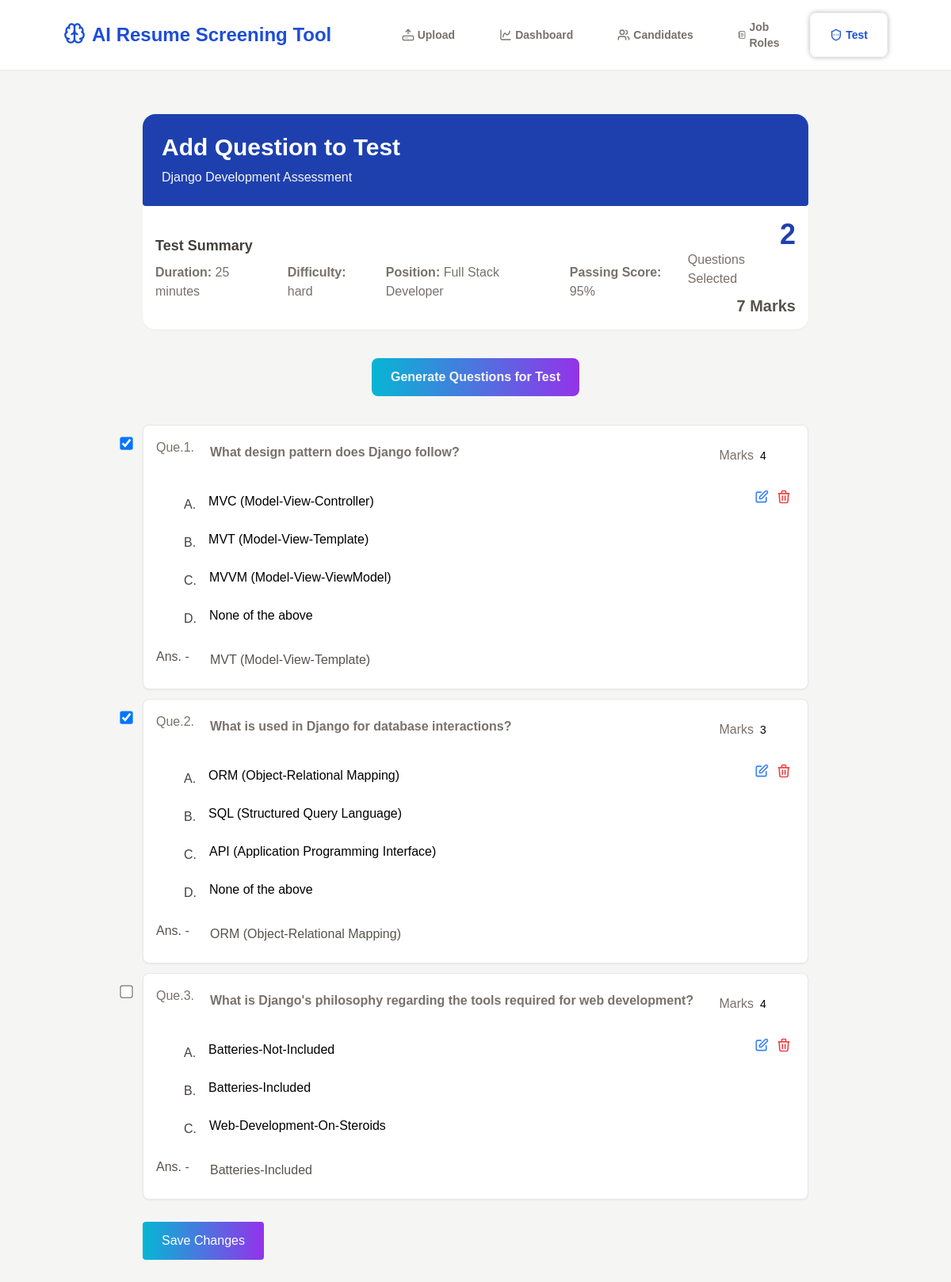
The app's page /test/manage_test/18 with its own data.
### organize_test/models.py (models this page shows, shortened)
class newTest(models.Model):
    DIFFICULTY_CHOICES = {
        ('easy', 'Easy'),
        ('medium', 'Medium'),
        ('hard', 'Hard'),
    }
    title = models.CharField(max_length=200)
    position = models.ForeignKey(Position, on_delete=models.SET_NULL, null=True, blank=True)
    description = models.TextField()
    difficulty = models.CharField(max_length=20, choices=DIFFICULTY_CHOICES)
    duration = models.IntegerField(help_text='Duration in minutes')
    passing_score = models.IntegerField(help_text='Passing score percentage')
    created_at = models.DateTimeField(auto_now_add=True)

class Position(models.Model):
    title = models.CharField(max_length=200)
    description = models.TextField(blank=True, null=True)
    def __str__(self):
        return self.title

class QuestionModel(models.Model):
    test = models.ForeignKey(newTest, on_delete=models.CASCADE, null=True, blank=True)
    question = models.TextField()
    options = models.JSONField(blank=True, null=True)  # for MCQ
    answer = models.TextField()
    is_selected = models.BooleanField(default=False)
    marks = models.IntegerField(default=2)
    created_at = models.DateTimeField(auto_now_add=True)

### organize_test/views.py (the view)
# urls.py: path('manage_test/<int:test_id>', views.manage_test, name='manage_test'),
def manage_test(request, test_id):
    test = newTest.objects.get(id=test_id)
    questions = QuestionModel.objects.filter(test=test)
    selected_ids = questions.filter(is_selected=True).values_list('id', flat=True)
    context = {
        'test': test,
        'questions': questions,
        'selected_ids': list(selected_ids),
    }
    return render(request, 'manage_test.html', context)

### organize_test/templates/manage_test.html (shortened to what this page needs)
{% extends "screening.html" %}
{% block content %}
<div class="bg-white rounded-2xl shadow-sm">
    <div class="flex flex-col gap-2 p-6 bg-blue-800 rounded-b rounded-2xl">
        <p class='text-white text-3xl font-semibold'>Add Question to Test</p>
        <p class='text-stone-100'>{{test.title}}</p>
    </div>
    <div class="flex justify-between py-4 px-4">
        <div class="flex flex-col justify-center gap-2">
            <p class='text-lg text-stone-700 font-semibold'>Test Summary</p>
            <div class='flex gap-4'>
                <p>
                    <span class='text-stone-500 font-semibold'>Duration: </span><span class='text-stone-500'>{{test.duration}} minutes</span>
                </p>
                <p>
                    <span class='text-stone-500 font-semibold'>Difficulty: </span><span class='text-stone-500'>{{test.difficulty}}</span>
                </p>
                <p>
                    <span class='text-stone-500 font-semibold'>Position: </span><span class='text-stone-500'>{{test.position}}</span>
                </p>
                <p>
                    <span class='text-stone-500 font-semibold'>Passing Score: </span><span class='text-stone-500'>{{test.passing_score}}%</span>
                </p>
            </div>
        </div>
        <div class="flex flex-col justify-center gap-2">
            <p class='flex flex-col items-end'>
                <span id="questionCount" class='text-4xl text-blue-800 font-semibold'>0</span>
                <span class='text-stone-500'>Questions Selected</span>
            </p>
            <p id="totalMarks" class='text-stone-600 text-xl text-end font-semibold'>0 Marks</p>
        </div>
    </div>
</div>
<button onclick="openOptions()" class='flex items-center gap-2 w-fit mx-auto my-9 px-6 py-3 text-stone-100 font-semibold bg-gradient-to-r from-cyan-500 to-purple-600 rounded-lg'>
    Generate Questions for Test
</button>
{% if questions %}
    {% for q in questions %}
    <div class="p-4 mb-3 border rounded-lg bg-white shadow-sm relative question-card" data-id="{{ q.id }}">
        <input type="checkbox" class="absolute -left-7 select-question scale-125"
        onchange="toggleQuestion(this, {{ q.id }})"
       {% if q.id in selected_ids %}checked{% endif %}>
        <div class="absolute top-6 right-1 flex items-center">
          <span class='text-stone-500'>Marks</span>
            <input type="number" value="{{ q.marks|default:2 }}"
                  class="marks-input w-16 text-sm border rounded px-2 py-1 marks-input border-0 bg-transparent pointer-events-none" oninput="updateSummary()" onchange="updateMarks(this, {{ q.id }})" readonly
                  min="1">
        </div>
        <div class="absolute top-20 right-5 flex gap-2">
            <button onclick="enableEdit(this)" class="text-blue-500 hover:text-blue-700 transition-colors">
                <svg class="w-5 h-5" fill="none" stroke="currentColor" viewBox="0 0 24 24">
                    <path stroke-linecap="round" stroke-linejoin="round" stroke-width="2" d="M11 5H6a2 2 0 00-2 2v11a2 2 0 002 2h11a2 2 0 002-2v-5m-1.414-9.414a2 2 0 112.828 2.828L11.828 15H9v-2.828l8.586-8.586z"/>
                </svg>
            </button>
            <button onclick="deleteQuestionDB({{ q.id }}, this)" class="text-red-500">
                <svg class="w-5 h-5" fill="none" stroke="currentColor" viewBox="0 0 24 24">
                    <path stroke-linecap="round" stroke-linejoin="round" stroke-width="2" d="M19 7l-.867 12.142A2 2 0 0116.138 21H7.862a2 2 0 01-1.995-1.858L5 7m5 4v6m4-6v6m1-10V4a1 1 0 00-1-1h-4a1 1 0 00-1 1v3M4 7h16"/>
                </svg>
            </button>
        </div>
        <div class="flex gap-3 text-stone-500">
            <span class='w-12'>Que.{{ forloop.counter }}.</span>
            <textarea readonly class="w-[85%] border font-semibold p-2 rounded mb-1 question-input border-0 bg-transparent pointer-events-none focus:outline-none resize-none leading-tight overflow-hidden">{{ q.question }}</textarea>
        </div>
        {% if q.options %}
        <div class="flex gap-3">
            <div class="w-6"></div>
            <div class="w-full">
                {% for opt in q.options %}
                <p class="flex items-center gap-2">
                    <span class='text-stone-700'>
                        {% if forloop.counter == 1 %}A.
                        {% elif forloop.counter == 2 %}B.
                        {% elif forloop.counter == 3 %}C.
                        {% elif forloop.counter == 4 %}D.
                        {% elif forloop.counter == 5 %}E.
                        {% endif %}
                    </span>
                    <input type="text" value="{{ opt }}"
                    readonly class="p-2 rounded w-[88%] mb-2 option-input border-0 bg-transparent pointer-events-none focus:outline-none" />
                </p>
                {% endfor %}
            </div>
        </div>
        {% endif %}
        <div class="flex gap-3 items-center">
            <span class='text-stone-600 w-12'>Ans. -</span>
            <input type="text" value="{{ q.answer }}"
            readonly class="p-2 text-stone-600 rounded w-[85%] mt-2 answer-input border-0 bg-transparent pointer-events-none focus:outline-none" />
        </div>
    </div>
    {% endfor %}
    <button onclick="updateQuestions()"
    class="bg-gradient-to-r from-cyan-500 to-purple-600 text-white px-6 py-3 rounded mt-4">
    Save Changes
    </button>
{% else %}
<div class="flex justify-center items-end h-[3vh] w-full">
  <p class='text-stone-400'>No Questions Set</p>
</div>
{% endif %}
{% endblock %}

### resume_screening/templates/screening.html (style rules this page uses)
body { font-family: Arial; margin: 50px auto; }

### records on screen
newTest: title "Django Development Assessment", duration "25", difficulty "hard", position "Full Stack Developer", passing_score "95"
QuestionModel: id "☑", marks "4", question "What design pattern does Django follow?", options "MVC (Model-View-Controller)" "MVT (Model-View-Template)" "MVVM (Model-View-ViewModel)" "None of the above", answer "MVT (Model-View-Template)"
QuestionModel: id "☑", marks "3", question "What is used in Django for database interactions?", options "ORM (Object-Relational Mapping)" "SQL (Structured Query Language)" "API (Application Programming Interface)" "None of the above", answer "ORM (Object-Relational Mapping)"
QuestionModel: marks "4", question "What is Django's philosophy regarding the tools required for web development?", options "Batteries-Not-Included" "Batteries-Included" "Web-Development-On-Steroids", answer "Batteries-Included"
